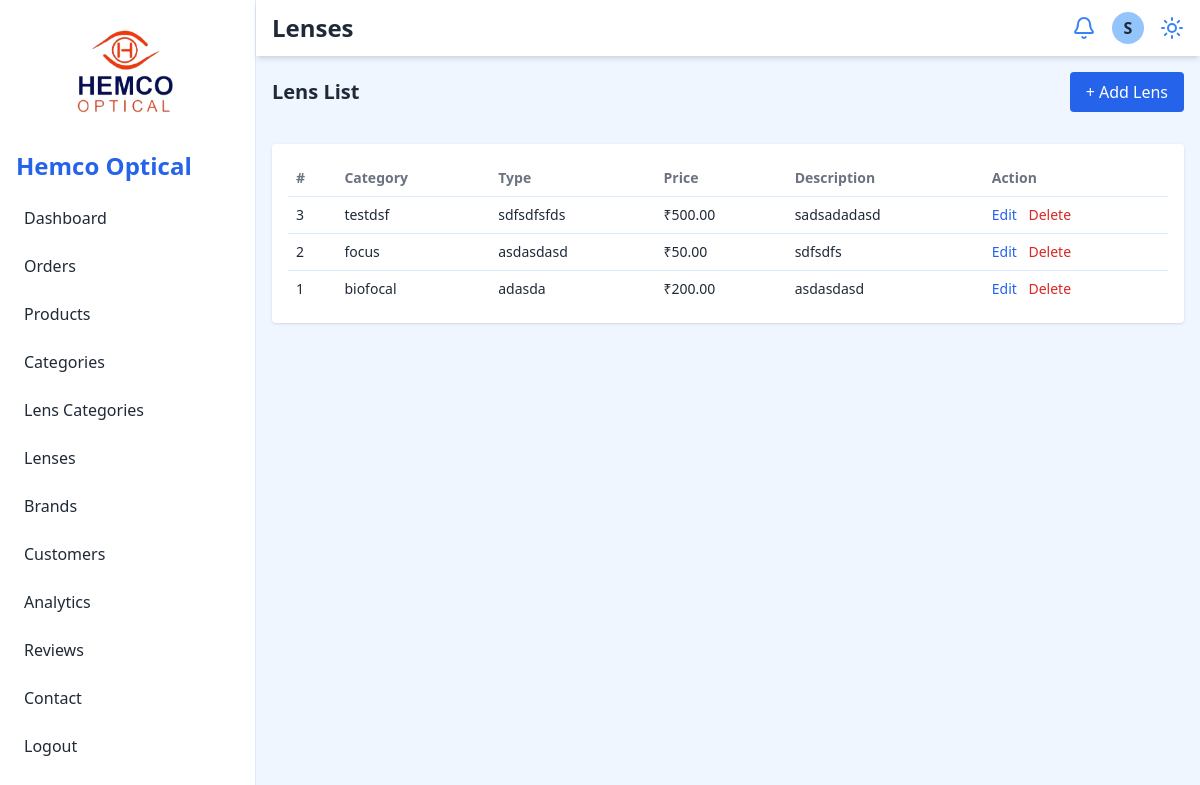
Page /admin/lens.php (signed in) on the committed database.
### tables this page shows
CREATE TABLE `lens` (
  `lens_id` int(11) NOT NULL,
  `category_id` int(11) DEFAULT NULL,
  `type` varchar(255) NOT NULL,
  `price` decimal(10,2) NOT NULL,
  `description` text DEFAULT NULL
);

CREATE TABLE `lens_category` (
  `category_id` int(11) NOT NULL,
  `type` varchar(255) NOT NULL,
  `description` text DEFAULT NULL
);

### admin/lens.php (the view, shortened to what this page needs)
<?php
include 'config/db.php';
$lenses = [];
$sql = "SELECT l.*, c.type AS category_type FROM lens l LEFT JOIN lens_category c ON l.category_id = c.category_id ORDER BY l.lens_id DESC";
$result = mysqli_query($conn, $sql);
if ($result && mysqli_num_rows($result) > 0) {
  while ($row = mysqli_fetch_assoc($result)) {
    $lenses[] = $row;
  }
}
?>
<!DOCTYPE html>
<html lang="en">
<head>
  <?php include 'include/header.php'; ?>
</head>
<body class="bg-blue-50 text-gray-800 dark:bg-gray-900 dark:text-gray-100">
  <div class="flex h-screen overflow-hidden">
    <?php include 'include/navbar.php'; ?>
    <div class="flex-1 flex flex-col">
      <header class="flex justify-between items-center bg-white dark:bg-gray-800 px-4 py-3 shadow-md">
        <h2 class="text-2xl font-semibold">Lenses</h2>
        <div class="flex items-center space-x-4">
          <button class="text-blue-500 dark:text-blue-300"><i data-lucide="bell"></i></button>
          <div class="w-8 h-8 bg-blue-300 dark:bg-gray-600 rounded-full flex items-center justify-center font-bold">S</div>
          <button id="theme-toggle" class="text-blue-500 dark:text-blue-300" title="Toggle Theme">
            <i data-lucide="sun"></i>
          </button>
        </div>
      </header>
      <main class="p-4 overflow-auto grid grid-cols-1 gap-4">
        <div class="flex justify-between items-center mb-4">
          <h2 class="text-xl font-semibold">Lens List</h2>
          <button id="openAddLensModal" class="bg-blue-600 text-white px-4 py-2 rounded hover:bg-blue-700">+ Add Lens</button>
        </div>
        <div class="bg-white dark:bg-gray-800 p-4 rounded shadow">
          <div class="overflow-x-auto">
            <table class="w-full text-left text-sm">
              <thead>
                <tr class="text-gray-500 dark:text-gray-300">
                  <th class="p-2">#</th>
                  <th class="p-2">Category</th>
                  <th class="p-2">Type</th>
                  <th class="p-2">Price</th>
                  <th class="p-2">Description</th>
                  <th class="p-2">Action</th>
                </tr>
              </thead>
              <tbody id="lensTableBody">
                <?php if (!empty($lenses)): ?>
                  <?php foreach ($lenses as $lens): ?>
                    <tr class="border-t border-blue-100 dark:border-gray-700">
                      <td class="p-2"><?php echo $lens['lens_id']; ?></td>
                      <td class="p-2"><?php echo htmlspecialchars($lens['category_type']); ?></td>
                      <td class="p-2"><?php echo htmlspecialchars($lens['type']); ?></td>
                      <td class="p-2">₹<?php echo htmlspecialchars($lens['price']); ?></td>
                      <td class="p-2"><?php echo htmlspecialchars($lens['description']); ?></td>
                      <td class="p-2 space-x-2">
                        <button onclick="openEditLensModal('<?php echo $lens['lens_id']; ?>','<?php echo $lens['category_id']; ?>','<?php echo htmlspecialchars(addslashes($lens['type'])); ?>','<?php echo htmlspecialchars(addslashes($lens['price'])); ?>','<?php echo htmlspecialchars(addslashes($lens['description'])); ?>')" class="text-blue-600 hover:underline">Edit</button>
                        <form method="post" action="" style="display:inline;" onsubmit="return confirm('Delete this lens?');">
                          <button type="submit" name="delete_lens" class="text-red-600 hover:underline bg-transparent border-0 p-0 m-0 cursor-pointer">Delete</button>
                        </form>
                      </td>
                    </tr>
                  <?php endforeach; ?>
                <?php else: ?>
                  <tr><td colspan="6" class="p-2 text-center text-gray-400">No lenses found.</td></tr>
                <?php endif; ?>
              </tbody>
            </table>
          </div>
        </div>
      </main>
    </div>
  </div>
</body>
</html>

### rows in the picture
lens: lens_id "3", category.type "testdsf", type "sdfsdfsfds", price "500.00", description "sadsadadasd"
lens: lens_id "2", category.type "focus", type "asdasdasd", price "50.00", description "sdfsdfs"
lens: lens_id "1", category.type "biofocal", type "adasda", price "200.00", description "asdasdasd"
